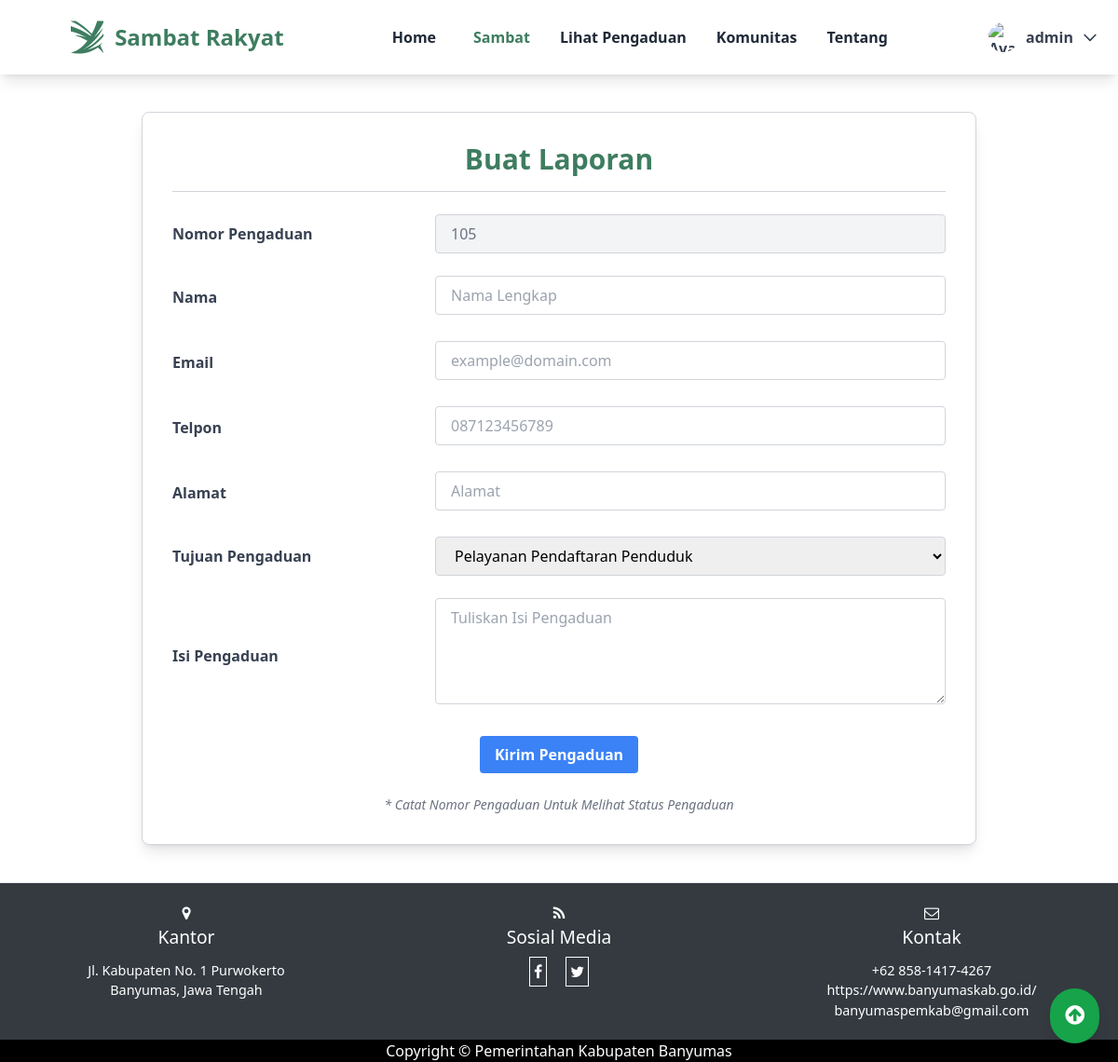
The app's page /lapor.php (signed in), older data.
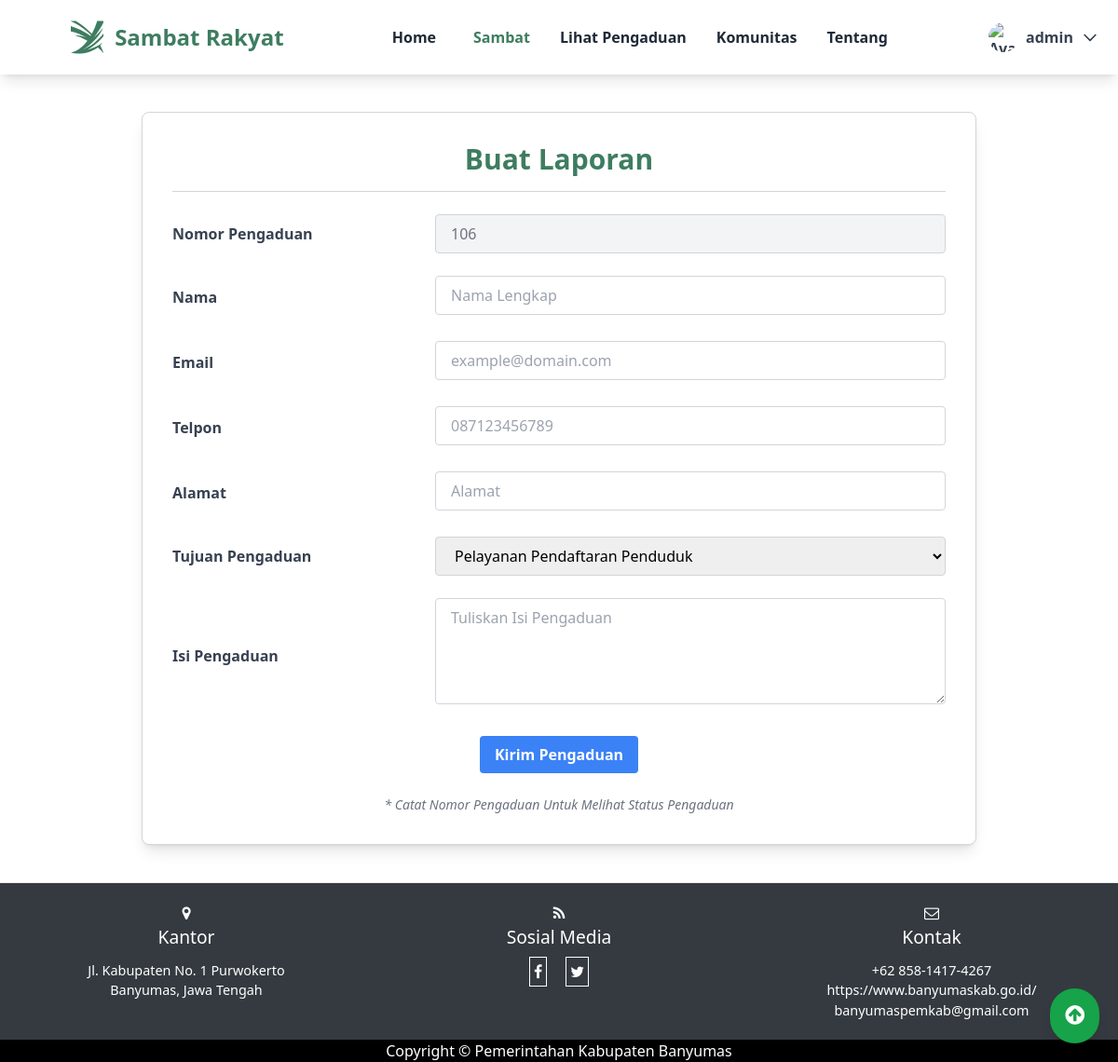
The same page, newer data.
### tables this page shows
CREATE TABLE `laporan` (
  `id` int(11) NOT NULL,
  `nama` varchar(64) NOT NULL,
  `email` varchar(64) NOT NULL,
  `telpon` varchar(12) NOT NULL,
  `alamat` varchar(256) NOT NULL,
  `tujuan` int(11) NOT NULL,
  `isi` varchar(2048) NOT NULL,
  `tanggal` timestamp NOT NULL DEFAULT current_timestamp() ON UPDATE current_timestamp(),
  `status` varchar(12) NOT NULL,
  `upvotes` int(11) DEFAULT 0,
  `downvotes` int(11) DEFAULT 0
);

### lapor.php (the view, shortened to what the changed rows need)
<?php
    require_once("private/database.php");
    $statement = $db->query("SELECT id FROM `laporan` ORDER BY id DESC LIMIT 1");
    if ($statement->rowCount()>0) {
        foreach ($statement as $key ) {
            $max_id = $key['id']+1;
        }
    }
?>
<!DOCTYPE html>
<html lang="id">
<head>
    <link rel="stylesheet" href="css/font-awesome.min.css">
    <link rel="stylesheet" href="css/output.css">
    <script src="https://cdn.tailwindcss.com"></script>
</head>
<body>
    <div class="w-full bg-white shadow-lg p-5 flex justify-between items-center z-[100]">
        <div class="flex items-center ml-14">
            <div class="text-2xl font-bold ml-3">
                <h1 class="text-[#3E7D60] hover:text-[#2C6B50] transition-colors duration-300">Sambat Rakyat</h1>
            </div>
        </div>
        </div>
        <div class="max-w-4xl mx-auto p-8 bg-white border border-gray-300 shadow-lg rounded-lg mt-10 mb-10">
    <form class="space-y-6" method="post" action="private/validasi">
        <div class="grid grid-cols-3 gap-4 items-center">                                                                           <label for="nomor" class="font-semibold text-gray-700 col-span-1">Nomor Pengaduan</label>
            <div class="col-span-2">
                <input
                    type="text"
                    id="nomor"
                    name="nomor"
                    value="<?php echo $max_id; ?>"
                    class="bg-gray-100 text-gray-500 w-full px-4 py-2 rounded border border-gray-300 focus:outline-none focus:ring-2 focus:ring-green-300"
                    readonly />
            </div>
        </div>
    </form>
</div>
</body>
</html>

Row changes from the older to the newer data that the page shows:
no longer on this page (row unchanged): laporan: nomor "105"
added laporan: nomor "106"
